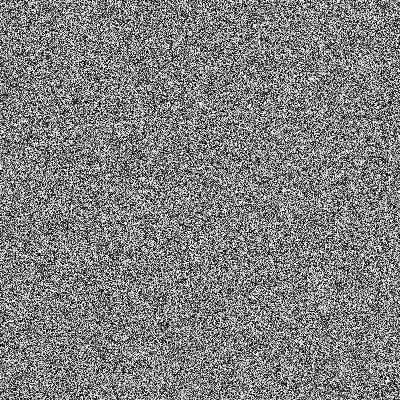
Frame 1 (no input)
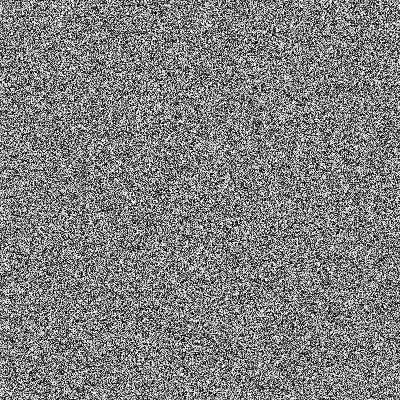
Frame 60 (no input)
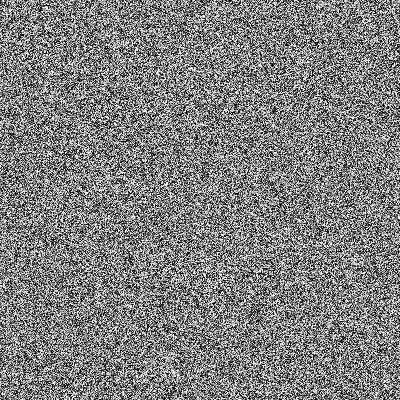
Frame 120 (the mouse pressed at the canvas centre since frame 60)

The p5.js sketch that drew these frames (run headless with seeded random() and noise() and a simulated clock; from frame 60 on, the mouse is pressed at the canvas centre):

// p5.js sketch
// ── sketch.js
function setup() {
  createCanvas(400, 400);
}

function draw() {
  background(220);
  loadPixels();
  for (let x = 0; x < width; x++) {
    for (let y = 0; y < height; y++) {
      let index = (x + y * width) * 4;

      var r = random(255);
      pixels[index + 0] = r;
      pixels[index + 1] = r;
      pixels[index + 2] = r;
      pixels[index + 3] = 255;
    }
  }
  updatePixels();
}
